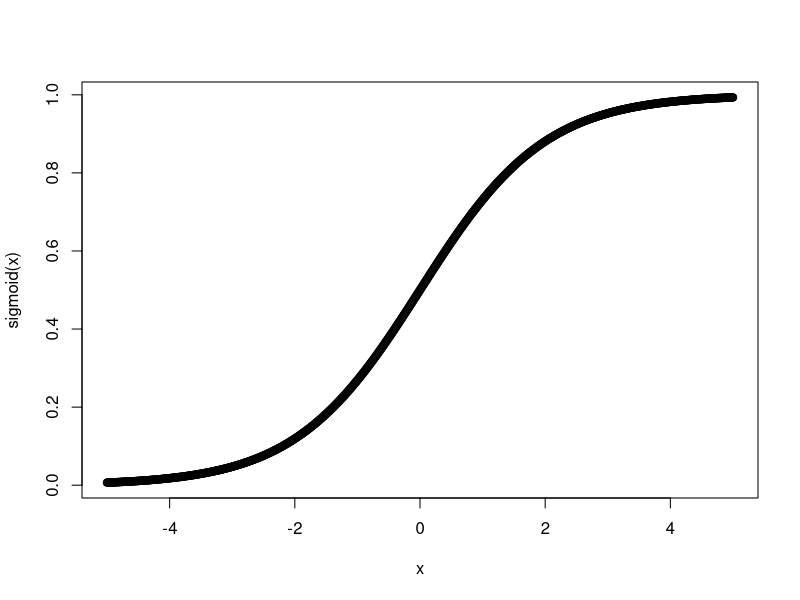
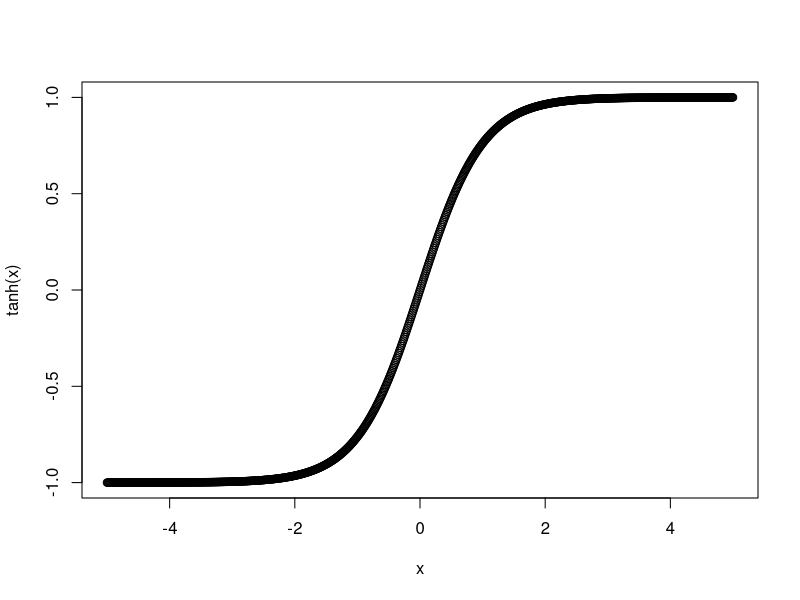
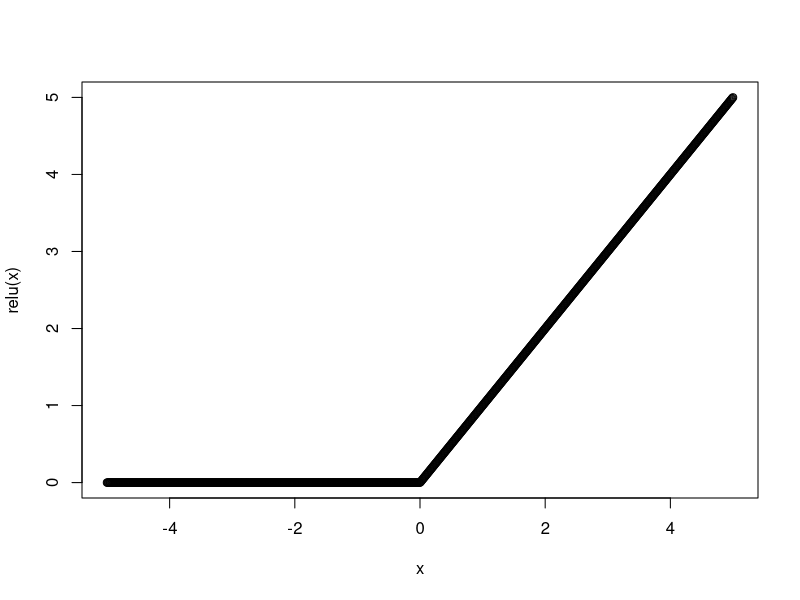

Here is the R script that generated these plots, in order:
## ---- chunk 1
knitr::opts_chunk$set(echo = TRUE, warning = FALSE, message = FALSE, error = FALSE)
## ---- chunk 2
sigmoid <- function(x) {
  1 / (1 + exp(-x))
}

x <- seq(-5, 5, 0.01)

plot(x, sigmoid(x))
## ---- chunk 3
plot(x, tanh(x))
## ---- chunk 4
relu <- function(x) {
  ifelse(x > 0, x, 0)
}

plot(x, relu(x))
